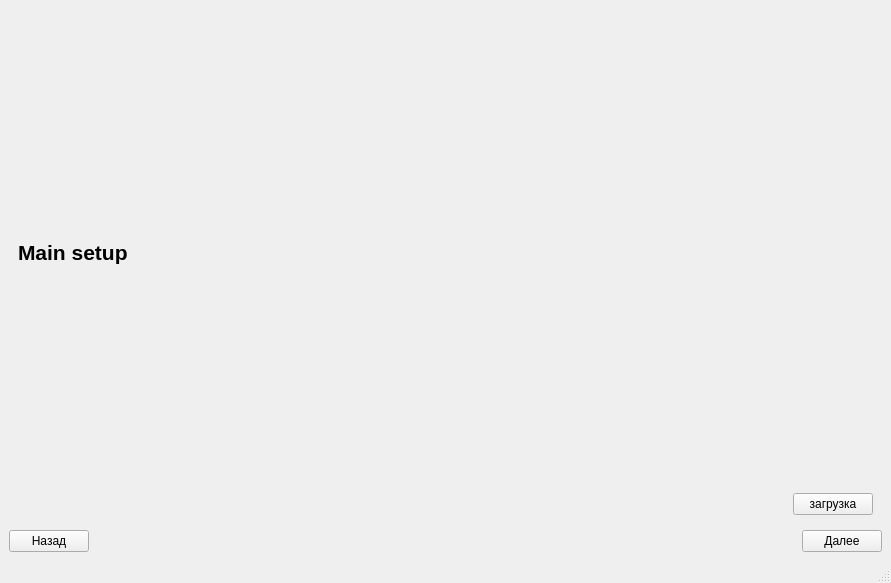
<?xml version="1.0" encoding="UTF-8"?>
<ui version="4.0">
 <class>MainWindow</class>
 <widget class="QMainWindow" name="MainWindow">
  <property name="geometry">
   <rect>
    <x>0</x>
    <y>0</y>
    <width>891</width>
    <height>583</height>
   </rect>
  </property>
  <property name="windowTitle">
   <string>Genetic Timetables</string>
  </property>
  <widget class="QWidget" name="centralwidget">
   <layout class="QVBoxLayout" name="verticalLayout">
    <item>
     <widget class="QStackedWidget" name="tabWidget">
      <widget class="QWidget" name="stackedWidgetPage1">
       <layout class="QVBoxLayout" name="verticalLayout_3">
        <item>
         <layout class="QVBoxLayout" name="mainLayout">
          <item>
           <widget class="QLabel" name="label">
            <property name="font">
             <font>
              <pointsize>16</pointsize>
              <bold>true</bold>
             </font>
            </property>
            <property name="text">
             <string>Main setup</string>
            </property>
           </widget>
          </item>
          <item>
           <layout class="QHBoxLayout" name="horizontalLayout">
            <item>
             <spacer name="horizontalSpacer_3">
              <property name="orientation">
               <enum>Qt::Horizontal</enum>
              </property>
              <property name="sizeHint" stdset="0">
               <size>
                <width>40</width>
                <height>20</height>
               </size>
              </property>
             </spacer>
            </item>
            <item>
             <widget class="QPushButton" name="importButton">
              <property name="text">
               <string>загрузка</string>
              </property>
             </widget>
            </item>
           </layout>
          </item>
         </layout>
        </item>
       </layout>
      </widget>
      <widget class="QWidget" name="stackedWidgetPage2">
       <layout class="QVBoxLayout" name="verticalLayout_5">
        <item>
         <widget class="QLabel" name="label_2">
          <property name="font">
           <font>
            <pointsize>16</pointsize>
            <bold>true</bold>
           </font>
          </property>
          <property name="text">
           <string>Input Data</string>
          </property>
         </widget>
        </item>
        <item>
         <layout class="QHBoxLayout" name="horizontalLayout_6">
          <item>
           <widget class="QPushButton" name="pushButtonAdd">
            <property name="text">
             <string>Добавить</string>
            </property>
           </widget>
          </item>
          <item>
           <spacer name="horizontalSpacer_2">
            <property name="orientation">
             <enum>Qt::Horizontal</enum>
            </property>
            <property name="sizeHint" stdset="0">
             <size>
              <width>40</width>
              <height>20</height>
             </size>
            </property>
           </spacer>
          </item>
         </layout>
        </item>
        <item>
         <widget class="QScrollArea" name="scrollArea">
          <property name="widgetResizable">
           <bool>true</bool>
          </property>
          <widget class="QWidget" name="scrollAreaWidgetContents">
           <property name="geometry">
            <rect>
             <x>0</x>
             <y>0</y>
             <width>853</width>
             <height>404</height>
            </rect>
           </property>
           <layout class="QVBoxLayout" name="verticalLayout_7">
            <property name="spacing">
             <number>0</number>
            </property>
           </layout>
          </widget>
         </widget>
        </item>
       </layout>
      </widget>
      <widget class="QWidget" name="stackedWidgetPage3">
       <layout class="QVBoxLayout" name="verticalLayout_6">
        <item>
         <layout class="QVBoxLayout" name="criteriaLayout">
          <property name="spacing">
           <number>0</number>
          </property>
          <item>
           <widget class="QLabel" name="label_3">
            <property name="font">
             <font>
              <pointsize>16</pointsize>
              <bold>true</bold>
             </font>
            </property>
            <property name="text">
             <string>Criteria</string>
            </property>
           </widget>
          </item>
         </layout>
        </item>
       </layout>
      </widget>
      <widget class="QWidget" name="stackedWidgetPage4">
       <layout class="QVBoxLayout" name="verticalLayout_9">
        <item>
         <layout class="QVBoxLayout" name="layoutParameters">
          <item>
           <widget class="QLabel" name="label_4">
            <property name="font">
             <font>
              <pointsize>16</pointsize>
              <bold>true</bold>
             </font>
            </property>
            <property name="text">
             <string>Parameters</string>
            </property>
           </widget>
          </item>
         </layout>
        </item>
       </layout>
      </widget>
      <widget class="QWidget" name="stackedWidgetPage5">
       <layout class="QVBoxLayout" name="verticalLayout_4">
        <item>
         <layout class="QVBoxLayout" name="verticalLayout_2">
          <property name="spacing">
           <number>6</number>
          </property>
          <item>
           <widget class="QLabel" name="label_5">
            <property name="font">
             <font>
              <pointsize>16</pointsize>
              <bold>true</bold>
             </font>
            </property>
            <property name="text">
             <string>Оптимизация</string>
            </property>
           </widget>
          </item>
          <item>
           <layout class="QHBoxLayout" name="horizontalLayout_2">
            <property name="spacing">
             <number>6</number>
            </property>
            <item>
             <widget class="QPushButton" name="saveConfigurationButton">
              <property name="text">
               <string>Сохранить настройки</string>
              </property>
             </widget>
            </item>
            <item>
             <widget class="QPushButton" name="runButton">
              <property name="text">
               <string>Запуск</string>
              </property>
             </widget>
            </item>
           </layout>
          </item>
          <item>
           <layout class="QHBoxLayout" name="horizontalLayout_3" stretch="1,1">
            <property name="spacing">
             <number>6</number>
            </property>
            <item>
             <widget class="QLabel" name="labelTime">
              <property name="text">
               <string>Elapsed: 0:00:00 / Left: 0:00:00</string>
              </property>
             </widget>
            </item>
            <item>
             <widget class="QProgressBar" name="progressBar">
              <property name="value">
               <number>0</number>
              </property>
              <property name="alignment">
               <set>Qt::AlignCenter</set>
              </property>
              <property name="invertedAppearance">
               <bool>false</bool>
              </property>
              <property name="format">
               <string>%p%</string>
              </property>
             </widget>
            </item>
           </layout>
          </item>
          <item>
           <widget class="Line" name="line">
            <property name="orientation">
             <enum>Qt::Horizontal</enum>
            </property>
           </widget>
          </item>
          <item>
           <layout class="QHBoxLayout" name="horizontalLayout_4" stretch="2,1,1">
            <property name="spacing">
             <number>6</number>
            </property>
            <property name="leftMargin">
             <number>9</number>
            </property>
            <property name="rightMargin">
             <number>0</number>
            </property>
            <item>
             <spacer name="horizontalSpacer_4">
              <property name="orientation">
               <enum>Qt::Horizontal</enum>
              </property>
              <property name="sizeHint" stdset="0">
               <size>
                <width>40</width>
                <height>20</height>
               </size>
              </property>
             </spacer>
            </item>
            <item>
             <widget class="QComboBox" name="groupSelector"/>
            </item>
            <item>
             <widget class="QPushButton" name="exportButton">
              <property name="enabled">
               <bool>false</bool>
              </property>
              <property name="text">
               <string>Выгрузка (CSV)</string>
              </property>
             </widget>
            </item>
           </layout>
          </item>
          <item>
           <widget class="QTableView" name="outputTable">
            <property name="styleSheet">
             <string notr="true"/>
            </property>
            <property name="frameShape">
             <enum>QFrame::Box</enum>
            </property>
            <property name="frameShadow">
             <enum>QFrame::Sunken</enum>
            </property>
           </widget>
          </item>
          <item>
           <widget class="QProgressBar" name="scoreBar">
            <property name="styleSheet">
             <string notr="true">QProgressBar::chunk {
background-color: rgb(58, 222, 255)
}</string>
            </property>
            <property name="minimum">
             <number>-1000</number>
            </property>
            <property name="maximum">
             <number>0</number>
            </property>
            <property name="value">
             <number>-1000</number>
            </property>
            <property name="alignment">
             <set>Qt::AlignCenter</set>
            </property>
            <property name="format">
             <string>%v</string>
            </property>
           </widget>
          </item>
         </layout>
        </item>
       </layout>
      </widget>
     </widget>
    </item>
    <item>
     <layout class="QHBoxLayout" name="horizontalLayout_5">
      <item>
       <widget class="QPushButton" name="pushButtonBack">
        <property name="text">
         <string>Назад</string>
        </property>
       </widget>
      </item>
      <item>
       <spacer name="horizontalSpacer">
        <property name="orientation">
         <enum>Qt::Horizontal</enum>
        </property>
        <property name="sizeHint" stdset="0">
         <size>
          <width>40</width>
          <height>20</height>
         </size>
        </property>
       </spacer>
      </item>
      <item>
       <widget class="QPushButton" name="pushButtonNext">
        <property name="text">
         <string>Далее</string>
        </property>
       </widget>
      </item>
     </layout>
    </item>
   </layout>
  </widget>
  <widget class="QMenuBar" name="menubar">
   <property name="geometry">
    <rect>
     <x>0</x>
     <y>0</y>
     <width>891</width>
     <height>21</height>
    </rect>
   </property>
  </widget>
  <widget class="QStatusBar" name="statusbar"/>
 </widget>
 <resources/>
 <connections/>
</ui>
